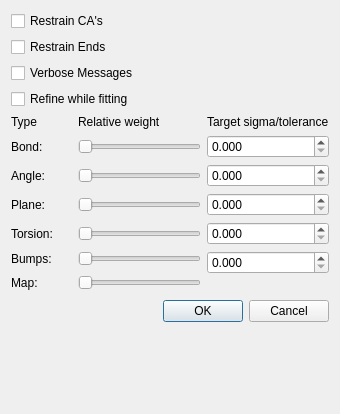
<ui version="4.0" >
 <class>RefinementOptionsDialog</class>
 <widget class="QDialog" name="RefinementOptionsDialog" >
  <property name="geometry" >
   <rect>
    <x>0</x>
    <y>0</y>
    <width>340</width>
    <height>414</height>
   </rect>
  </property>
  <property name="windowTitle" >
   <string>Refinement Options</string>
  </property>
  <layout class="QVBoxLayout" name="verticalLayout" >
   <item>
    <widget class="QCheckBox" name="restrainCAsCheckBox" >
     <property name="text" >
      <string>Restrain CA's</string>
     </property>
    </widget>
   </item>
   <item>
    <widget class="QCheckBox" name="restrainEndsCheckBox" >
     <property name="text" >
      <string>Restrain Ends</string>
     </property>
    </widget>
   </item>
   <item>
    <widget class="QCheckBox" name="verboseMessagesCheckBox" >
     <property name="text" >
      <string>Verbose Messages</string>
     </property>
    </widget>
   </item>
   <item>
    <widget class="QCheckBox" name="refineWhileFittingCheckBox" >
     <property name="text" >
      <string>Refine while fitting</string>
     </property>
    </widget>
   </item>
   <item>
    <layout class="QGridLayout" name="gridLayout" >
     <item row="0" column="0" >
      <widget class="QLabel" name="label_9" >
       <property name="text" >
        <string>Type</string>
       </property>
      </widget>
     </item>
     <item row="0" column="1" colspan="2" >
      <widget class="QLabel" name="label_10" >
       <property name="text" >
        <string>Relative weight</string>
       </property>
      </widget>
     </item>
     <item row="0" column="3" >
      <widget class="QLabel" name="label_11" >
       <property name="text" >
        <string>Target sigma/tolerance</string>
       </property>
      </widget>
     </item>
     <item row="1" column="0" >
      <widget class="QLabel" name="label" >
       <property name="text" >
        <string>Bond:</string>
       </property>
      </widget>
     </item>
     <item row="1" column="1" colspan="2" >
      <widget class="QSlider" name="bondSlider" >
       <property name="orientation" >
        <enum>Qt::Horizontal</enum>
       </property>
      </widget>
     </item>
     <item row="1" column="3" >
      <widget class="QDoubleSpinBox" name="bondSpinBox" >
       <property name="decimals" >
        <number>3</number>
       </property>
       <property name="maximum" >
        <double>1.000000000000000</double>
       </property>
       <property name="singleStep" >
        <double>0.010000000000000</double>
       </property>
      </widget>
     </item>
     <item row="2" column="0" >
      <widget class="QLabel" name="label_2" >
       <property name="text" >
        <string>Angle:</string>
       </property>
      </widget>
     </item>
     <item row="2" column="1" colspan="2" >
      <widget class="QSlider" name="angleSlider" >
       <property name="orientation" >
        <enum>Qt::Horizontal</enum>
       </property>
      </widget>
     </item>
     <item row="2" column="3" >
      <widget class="QDoubleSpinBox" name="angleSpinBox" >
       <property name="decimals" >
        <number>3</number>
       </property>
       <property name="maximum" >
        <double>1.000000000000000</double>
       </property>
       <property name="singleStep" >
        <double>0.010000000000000</double>
       </property>
      </widget>
     </item>
     <item row="3" column="0" >
      <widget class="QLabel" name="label_5" >
       <property name="text" >
        <string>Plane:</string>
       </property>
      </widget>
     </item>
     <item row="3" column="1" colspan="2" >
      <widget class="QSlider" name="planeSlider" >
       <property name="orientation" >
        <enum>Qt::Horizontal</enum>
       </property>
      </widget>
     </item>
     <item row="3" column="3" >
      <widget class="QDoubleSpinBox" name="planeSpinBox" >
       <property name="decimals" >
        <number>3</number>
       </property>
       <property name="maximum" >
        <double>1.000000000000000</double>
       </property>
       <property name="singleStep" >
        <double>0.010000000000000</double>
       </property>
      </widget>
     </item>
     <item row="4" column="0" >
      <widget class="QLabel" name="label_4" >
       <property name="text" >
        <string>Torsion:</string>
       </property>
      </widget>
     </item>
     <item row="4" column="1" colspan="2" >
      <widget class="QSlider" name="torsionSlider" >
       <property name="orientation" >
        <enum>Qt::Horizontal</enum>
       </property>
      </widget>
     </item>
     <item row="4" column="3" >
      <widget class="QDoubleSpinBox" name="torsionSpinBox" >
       <property name="decimals" >
        <number>3</number>
       </property>
       <property name="maximum" >
        <double>20.000000000000000</double>
       </property>
       <property name="singleStep" >
        <double>0.010000000000000</double>
       </property>
      </widget>
     </item>
     <item rowspan="2" row="5" column="3" >
      <widget class="QDoubleSpinBox" name="bumpSpinBox" >
       <property name="decimals" >
        <number>3</number>
       </property>
       <property name="maximum" >
        <double>1.000000000000000</double>
       </property>
       <property name="singleStep" >
        <double>0.010000000000000</double>
       </property>
      </widget>
     </item>
     <item rowspan="2" row="6" column="0" >
      <widget class="QLabel" name="label_6" >
       <property name="text" >
        <string>Map:</string>
       </property>
      </widget>
     </item>
     <item rowspan="2" row="6" column="1" colspan="2" >
      <widget class="QSlider" name="mapSlider" >
       <property name="orientation" >
        <enum>Qt::Horizontal</enum>
       </property>
      </widget>
     </item>
     <item row="7" column="3" >
      <spacer name="horizontalSpacer" >
       <property name="orientation" >
        <enum>Qt::Horizontal</enum>
       </property>
       <property name="sizeType" >
        <enum>QSizePolicy::Fixed</enum>
       </property>
       <property name="sizeHint" stdset="0" >
        <size>
         <width>71</width>
         <height>20</height>
        </size>
       </property>
      </spacer>
     </item>
     <item row="5" column="0" >
      <widget class="QLabel" name="label_3" >
       <property name="text" >
        <string>Bumps:</string>
       </property>
      </widget>
     </item>
     <item row="5" column="1" colspan="2" >
      <widget class="QSlider" name="bumpSlider" >
       <property name="orientation" >
        <enum>Qt::Horizontal</enum>
       </property>
      </widget>
     </item>
    </layout>
   </item>
   <item>
    <widget class="QDialogButtonBox" name="buttonBox" >
     <property name="orientation" >
      <enum>Qt::Horizontal</enum>
     </property>
     <property name="standardButtons" >
      <set>QDialogButtonBox::Cancel|QDialogButtonBox::Ok</set>
     </property>
    </widget>
   </item>
   <item>
    <spacer name="verticalSpacer" >
     <property name="orientation" >
      <enum>Qt::Vertical</enum>
     </property>
     <property name="sizeHint" stdset="0" >
      <size>
       <width>20</width>
       <height>40</height>
      </size>
     </property>
    </spacer>
   </item>
  </layout>
 </widget>
 <resources/>
 <connections>
  <connection>
   <sender>buttonBox</sender>
   <signal>accepted()</signal>
   <receiver>RefinementOptionsDialog</receiver>
   <slot>accept()</slot>
   <hints>
    <hint type="sourcelabel" >
     <x>248</x>
     <y>254</y>
    </hint>
    <hint type="destinationlabel" >
     <x>157</x>
     <y>274</y>
    </hint>
   </hints>
  </connection>
  <connection>
   <sender>buttonBox</sender>
   <signal>rejected()</signal>
   <receiver>RefinementOptionsDialog</receiver>
   <slot>reject()</slot>
   <hints>
    <hint type="sourcelabel" >
     <x>316</x>
     <y>260</y>
    </hint>
    <hint type="destinationlabel" >
     <x>286</x>
     <y>274</y>
    </hint>
   </hints>
  </connection>
 </connections>
</ui>
